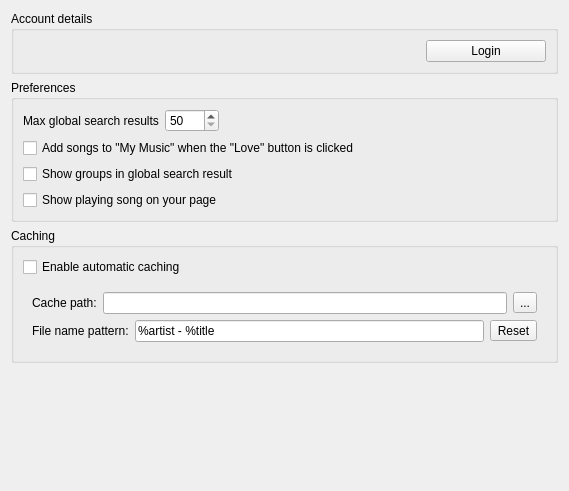
<?xml version="1.0" encoding="UTF-8"?>
<ui version="4.0">
 <class>VkSettingsPage</class>
 <widget class="QWidget" name="VkSettingsPage">
  <property name="geometry">
   <rect>
    <x>0</x>
    <y>0</y>
    <width>569</width>
    <height>491</height>
   </rect>
  </property>
  <property name="windowTitle">
   <string>Vk.com</string>
  </property>
  <property name="windowIcon">
   <iconset resource="../../data/data.qrc">
    <normaloff>:/providers/vk.png</normaloff>:/providers/vk.png</iconset>
  </property>
  <layout class="QVBoxLayout" name="verticalLayout_2">
   <item>
    <widget class="QGroupBox" name="account">
     <property name="title">
      <string>Account details</string>
     </property>
     <layout class="QHBoxLayout" name="horizontalLayout">
      <item>
       <widget class="QLabel" name="name">
        <property name="text">
         <string/>
        </property>
        <property name="wordWrap">
         <bool>true</bool>
        </property>
       </widget>
      </item>
      <item>
       <widget class="QPushButton" name="login_button">
        <property name="maximumSize">
         <size>
          <width>120</width>
          <height>16777215</height>
         </size>
        </property>
        <property name="text">
         <string>Login</string>
        </property>
       </widget>
      </item>
     </layout>
    </widget>
   </item>
   <item>
    <widget class="QGroupBox" name="preferences">
     <property name="title">
      <string>Preferences</string>
     </property>
     <layout class="QVBoxLayout" name="verticalLayout_3">
      <item>
       <layout class="QHBoxLayout" name="horizontalLayout_2">
        <item>
         <widget class="QLabel" name="label">
          <property name="text">
           <string>Max global search results</string>
          </property>
          <property name="buddy">
           <cstring>max_global_search</cstring>
          </property>
         </widget>
        </item>
        <item>
         <widget class="QSpinBox" name="max_global_search">
          <property name="minimum">
           <number>50</number>
          </property>
          <property name="maximum">
           <number>3000</number>
          </property>
          <property name="singleStep">
           <number>50</number>
          </property>
         </widget>
        </item>
        <item>
         <spacer name="horizontalSpacer">
          <property name="orientation">
           <enum>Qt::Horizontal</enum>
          </property>
          <property name="sizeHint" stdset="0">
           <size>
            <width>40</width>
            <height>20</height>
           </size>
          </property>
         </spacer>
        </item>
       </layout>
      </item>
      <item>
       <widget class="QCheckBox" name="love_button_is_add_to_mymusic">
        <property name="text">
         <string>Add songs to &quot;My Music&quot; when the &quot;Love&quot; button is clicked</string>
        </property>
       </widget>
      </item>
      <item>
       <widget class="QCheckBox" name="groups_in_global_search">
        <property name="text">
         <string>Show groups in global search result</string>
        </property>
       </widget>
      </item>
      <item>
       <widget class="QCheckBox" name="enable_broadcast">
        <property name="text">
         <string>Show playing song on your page</string>
        </property>
       </widget>
      </item>
     </layout>
    </widget>
   </item>
   <item>
    <widget class="QGroupBox" name="groupBox">
     <property name="title">
      <string>Caching</string>
     </property>
     <layout class="QVBoxLayout" name="verticalLayout_4">
      <item>
       <widget class="QCheckBox" name="enable_caching">
        <property name="text">
         <string>Enable automatic caching</string>
        </property>
       </widget>
      </item>
      <item>
       <widget class="QWidget" name="cache_opts" native="true">
        <property name="enabled">
         <bool>true</bool>
        </property>
        <layout class="QVBoxLayout" name="verticalLayout">
         <item>
          <layout class="QHBoxLayout" name="horizontalLayout_3">
           <item>
            <widget class="QLabel" name="label_2">
             <property name="text">
              <string>Cache path:</string>
             </property>
             <property name="buddy">
              <cstring>cache_dir</cstring>
             </property>
            </widget>
           </item>
           <item>
            <widget class="QLineEdit" name="cache_dir"/>
           </item>
           <item>
            <widget class="QToolButton" name="choose_path">
             <property name="text">
              <string notr="true">...</string>
             </property>
            </widget>
           </item>
          </layout>
         </item>
         <item>
          <layout class="QHBoxLayout" name="horizontalLayout_4">
           <item>
            <widget class="QLabel" name="label_4">
             <property name="text">
              <string>File name pattern:</string>
             </property>
             <property name="buddy">
              <cstring>cache_filename</cstring>
             </property>
            </widget>
           </item>
           <item>
            <widget class="QLineEdit" name="cache_filename">
             <property name="text">
              <string notr="true">%artist - %title</string>
             </property>
            </widget>
           </item>
           <item>
            <widget class="QToolButton" name="reset">
             <property name="text">
              <string>Reset</string>
             </property>
            </widget>
           </item>
          </layout>
         </item>
        </layout>
       </widget>
      </item>
     </layout>
    </widget>
   </item>
   <item>
    <spacer name="verticalSpacer">
     <property name="orientation">
      <enum>Qt::Vertical</enum>
     </property>
     <property name="sizeType">
      <enum>QSizePolicy::Expanding</enum>
     </property>
     <property name="sizeHint" stdset="0">
      <size>
       <width>20</width>
       <height>40</height>
      </size>
     </property>
    </spacer>
   </item>
  </layout>
 </widget>
 <resources>
  <include location="../../data/data.qrc"/>
 </resources>
 <connections/>
</ui>
